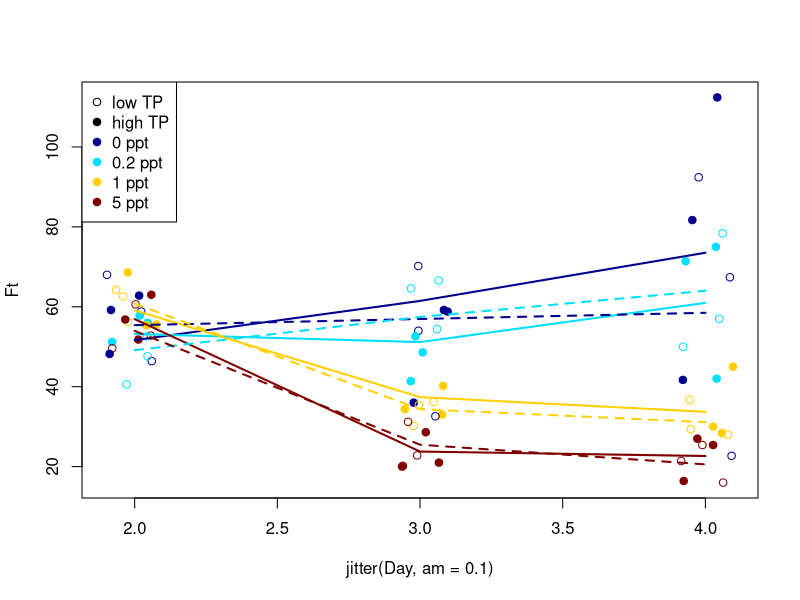

Here is the R script that generated this plot:
require(mgcv)
#GAM function
#takes (x, y, color, linetype)
fgam<-function(x, y, Col, Lty){
  #Generalized Additive Model
  mod<-gam(y~s(x, k=2)) #s() defines smooths in GAM
  ndat<-data.frame(x=unique(x))
  pred<-predict(mod, se.fit=T, newdata=ndat)
  ndat$fit<-pred$fit
  dat$lo<-pred$fit-pred$se.fit
  dat$hi<-pred$fit+pred$se.fit
  lines(fit~x, data=ndat, col=Col, lty=Lty, lwd=2)
}

dat<-read.delim2(file="salinvade.txt")

dat$TP<-factor(dat$TP)
head(dat)

#Creating base jitter plot
rb<-fields::tim.colors(4) #color table
plot(Ft~jitter(Day, am=0.1), data=dat, pch=c(19, 1)[dat$TP], col=rb[factor(dat$Salinity)])

legend("topleft", leg=c(c("low TP", "high TP"), paste(levels(factor(dat$Salinity)), "ppt")), pch=c(1, 19, 19, 19, 19, 19), col=c(1, 1, rb))


#Creation evolution curve 
for(j in 1:2){
  if(j==1) dat1<-dat[dat$TP=="high", ] else dat1<-dat[dat$TP=="low",]
ix<-split(1:nrow(dat1), dat1$Salinity) #divide df according to salinity
for(i in 1:4) fgam(dat1$Day[ix[[i]]], dat1$Ft[ix[[i]]], rb[i], j)
}

# Test test test
